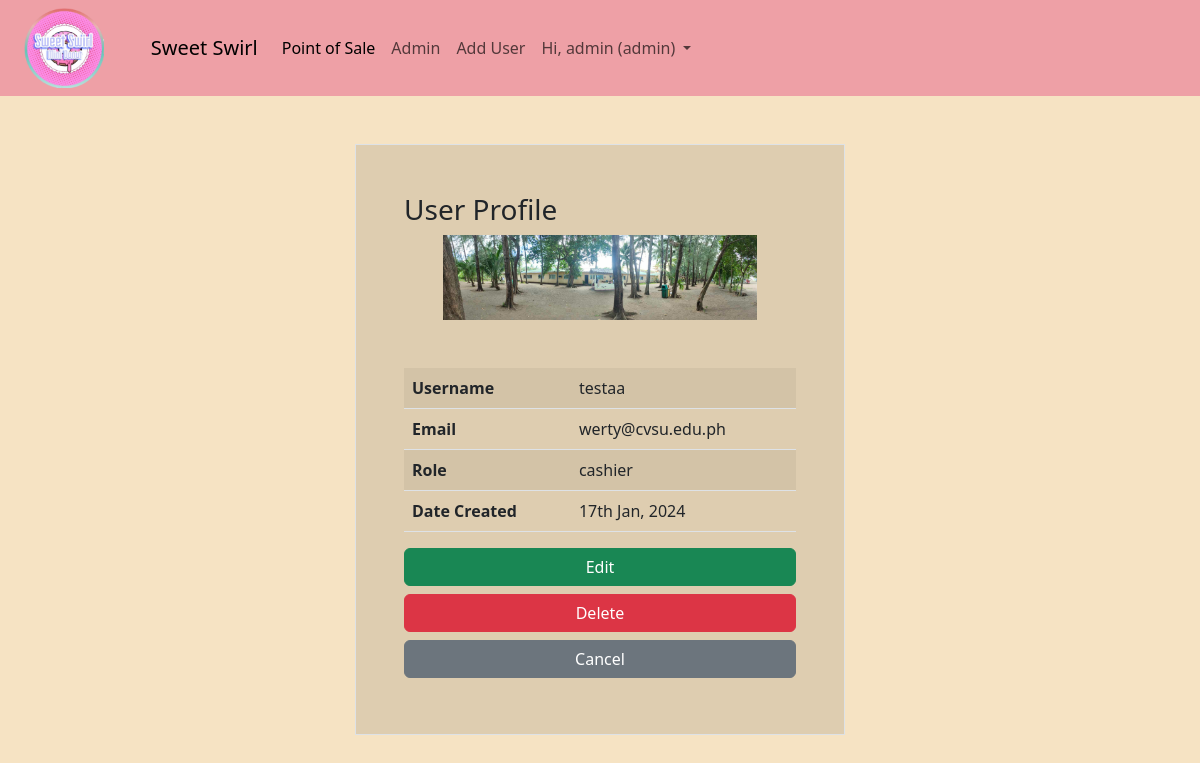
The app's page /index.php?pg=profile&id=8 (signed in) with its own data.
### tables this page shows
CREATE TABLE `users` (
  `id` int(11) NOT NULL,
  `username` varchar(32) NOT NULL,
  `email` varchar(255) NOT NULL,
  `password` varchar(255) NOT NULL,
  `role` varchar(20) NOT NULL,
  `date` datetime DEFAULT NULL,
  `image` varchar(255) NOT NULL
);

### app/cores/init.php (called while the page is built, shortened)
<?php
require "../app/cores/database.php";
require "../app/cores/model.php";
function my_function($classname){
  $filename = "../app/models/".ucfirst($classname) . ".php";
}

### app/cores/model.php (called while the page is built, shortened)
<?php
class Model extends Database
{
  public function where_one($data)
  {
    $keys = array_keys($data);
    $query = "SELECT * FROM $this->table WHERE ";
    foreach ($keys as $key) {
      $query .= "$key = :$key && ";
    }
    $query = trim($query, "&& ");
    $db = new Database;
    if ($res = $db->query($query, $data)) {
      return $res['0'];
    }
    return false;
  }
}

### app/cores/database.php (called while the page is built)
<?php
class Database
{
  private
  function connect()
  {
    $db = 'pos_db';
    $user = "root";
    $password = '';
    $driver = 'mysql';
    $host = 'localhost';
    try {
      $con = new PDO("$driver:host=$host;dbname=$db", $user, $password);
    } catch (PDOException $e) {
      echo $e->getMessage();
    }
    return $con;
  }
  public function query($query, $data = array())
  {
    $con = $this->connect();
    $stmt = $con->prepare($query);
    $result = $stmt->execute($data);
    if ($result) {
      $rows = $stmt->fetchAll(PDO::FETCH_ASSOC);
      if (is_array($rows) && count($rows) > 0) {
        return $rows;
      }
    }
    return false;
  }
};

### app/views/auth/profile.view.php (the view, shortened to what this page needs)
<?php
if (!empty($_SESSION['referer'])) {
  $back_link = $_SESSION['referer'];
} else {
  $back_link = "index.php?pg=admin&tab=users";
}
require viewsPath('partials/header');  ?>
<div class="container-fluid border col-lg-5 col-md-6 p-5 mt-5" id="signup-container">
  <?php if (!empty($row)) : ?>
    <h3>User Profile</h3>
    <table class="table table-hover table-striped">
      <center>
        <img style="width:80% " src="<?= $row['image'] ?>" alt="">
      </center>
      <br><br>
      <tr>
        <th>Username</th>
        <td><?= $row['username'] ?></td>
      </tr>
      <tr>
        <th>Email</th>
        <td><?= $row['email'] ?></td>
      </tr>
      <tr>
        <th>Role</th>
        <td><?= $row['role'] ?></td>
      </tr>
      <tr>
        <th>Date Created</th>
        <td><?= date("jS M, Y", strtotime($row['date'])) ?></td>
      </tr>
    </table>
    <a href="index.php?pg=user-edit&id=<?= $row['id'] ?>">
      <button type="button" class="btn col-12 btn-success mb-2">Edit</button>
    </a>
    <a href="index.php?pg=user-delete&id=<?= $row['id'] ?>">
      <button class="btn btn-danger mb-2 col-12">Delete</button>
    </a>
    <a href="<?= $back_link ?>">
      <button type="button" class="btn col-12  btn-secondary mb-2">Cancel</button>
    </a>
  <?php endif; ?>
</div>

### public/assets/css/styles.css (style rules this page uses)
body { background-color:#F6E3C3 ; }
#signup-container { background-color: #DECDB0 ; }
body a { text-decoration: none; }

### records on screen
users: image (picture), username "testaa", email "werty@cvsu.edu.ph", role "cashier", date "17th Jan, 2024"

### other values on screen
APP_NAME "Sweet Swirl"
auth('username') "admin"
Auth::get('role') "admin"
